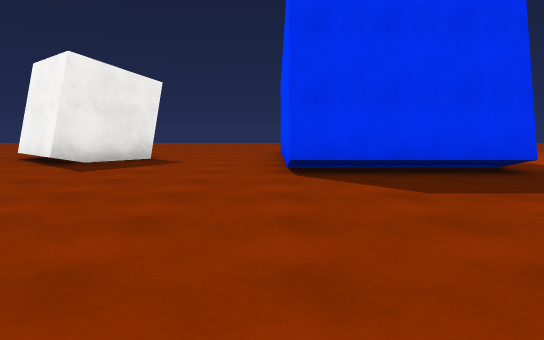
[1] (above)

24 first-person views from a walk through a scene from a Unity 3-D project. The camera is 1.2 m above the floor, tilts 6° down and sees 70° across. The floor is counted in squares, 2 m on a side. Each view is taken from the middle of a square. On the plan, view 1 faces up. The plan holds only what a view shows up to about 11 squares ahead; the rest is blank. The place goes on beyond the plan. Surface patterns are stand-ins for the level's own textures.

[2]
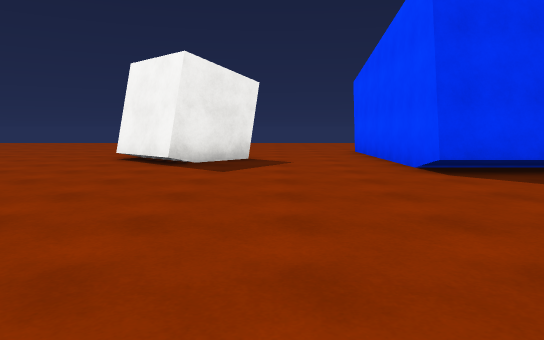

[3]
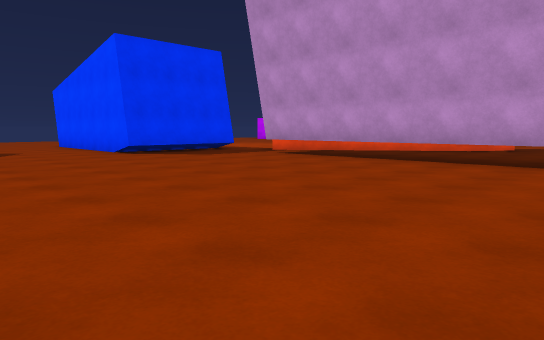

[4]
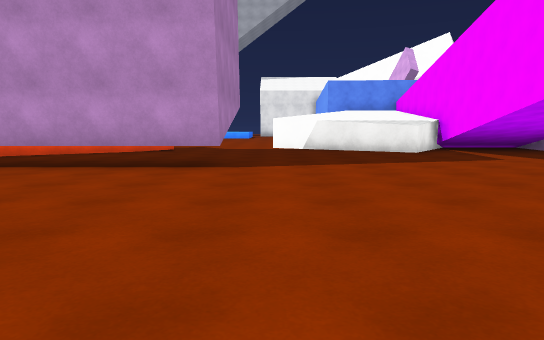

[5]
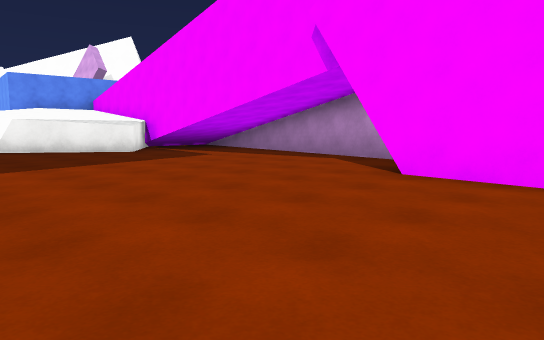

[6]
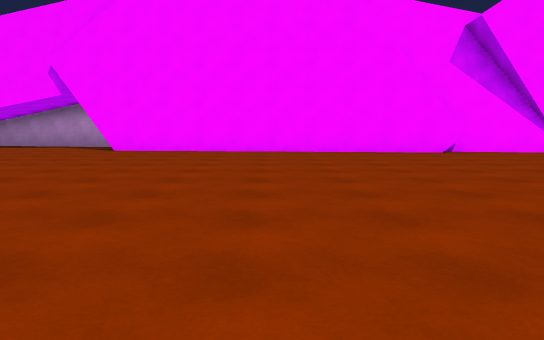

[7]
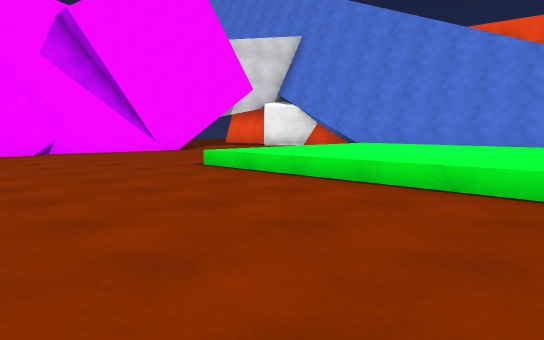

[8]
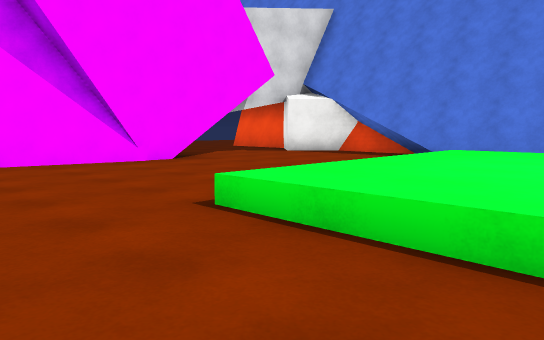

[9]
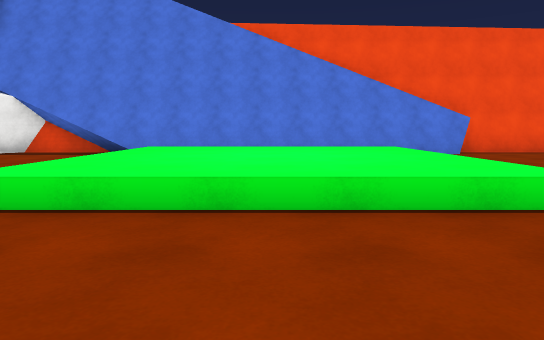

[10]
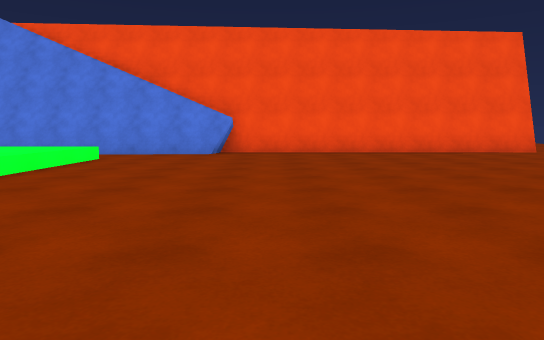

[11]
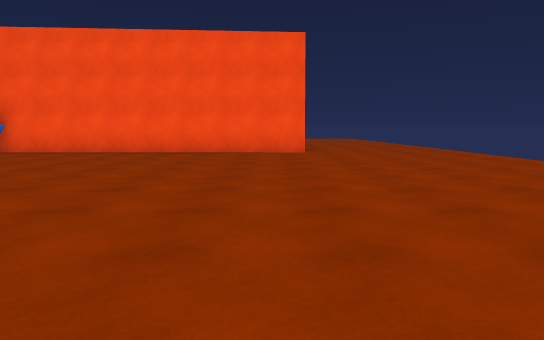

[12]
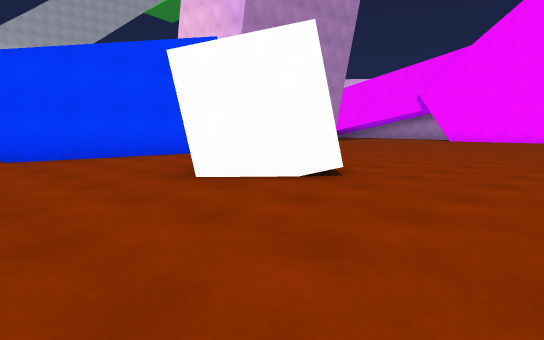

[13]
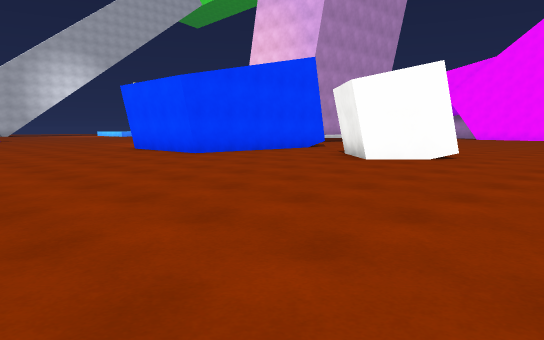

[14]
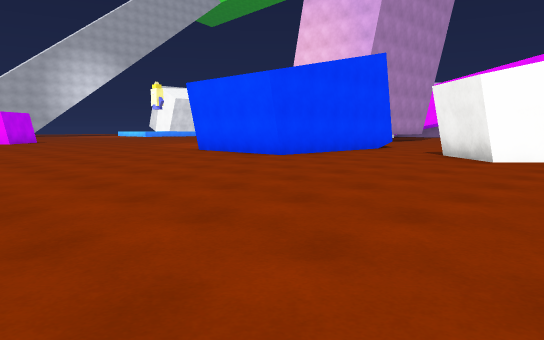

[15]
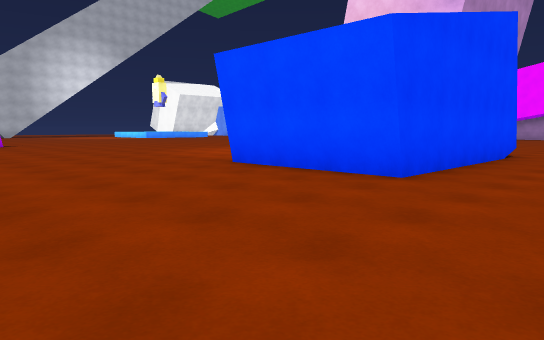

[16]
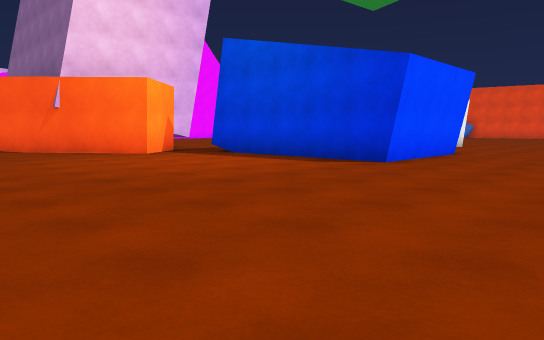

[17]
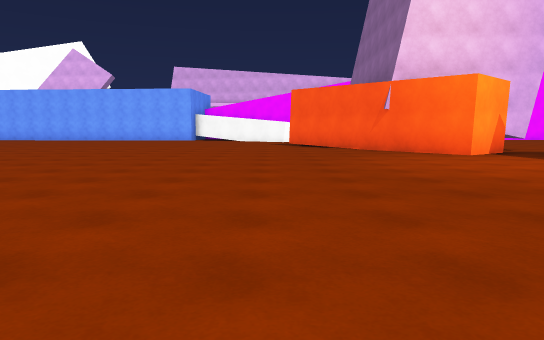

[18]
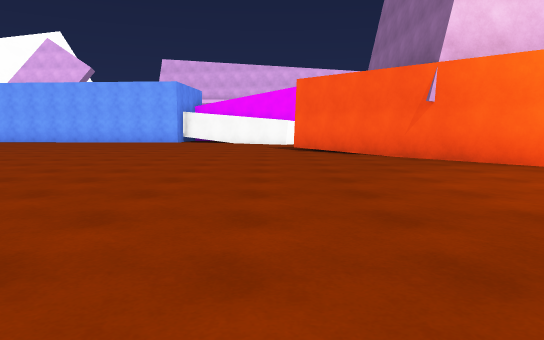

[19]
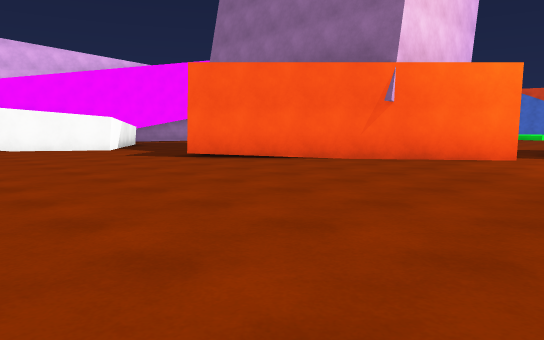

[20]
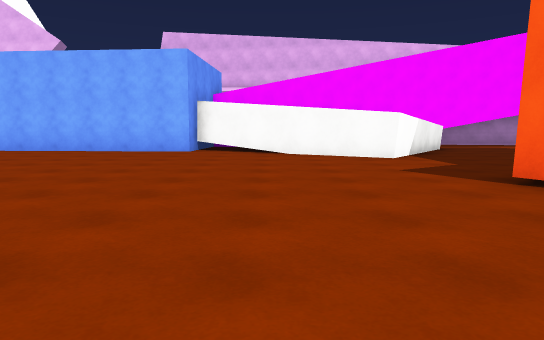

[21]
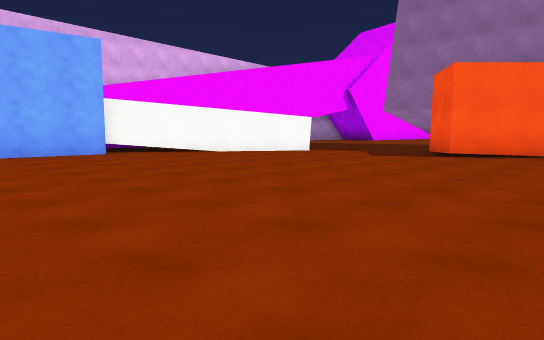

[22]
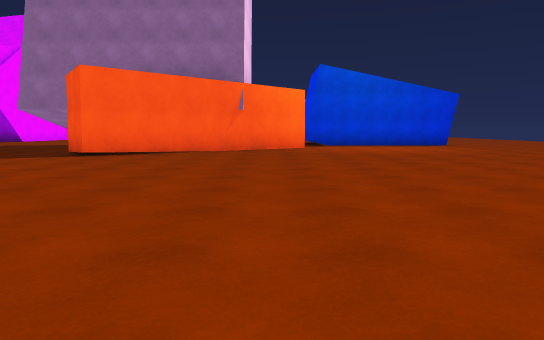

[23]
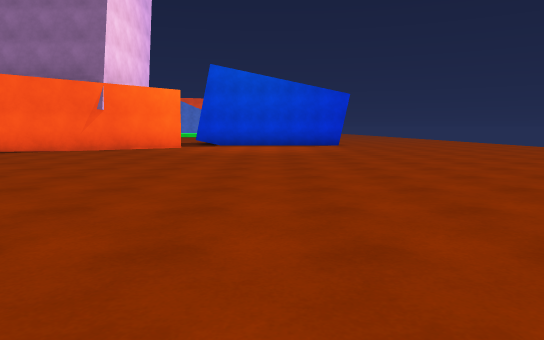

[24]
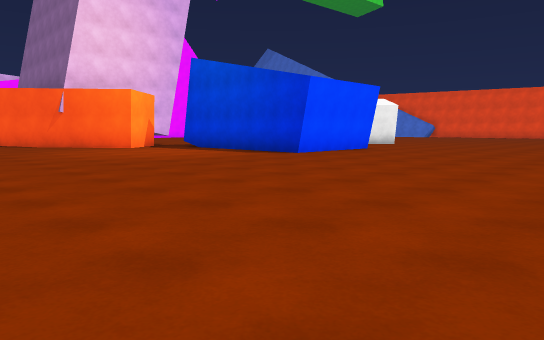

### Floor plan
Key: @ floor where view 1 was taken; # wall or solid block; . main floor; : floor 0.5 m higher than the main floor; / step, stairs or slope; ^ raised ledge; T thing the floor can be seen under or through.
Columns run from 19 left of view 1 to 18 right of it. Each row starts with its distance up from view 1.
 17 .....        ....          ....
 16 .......    ....................
 15 ........   ....................
 14 .......... ....................
 13 #..............................
 12 ##...............................
 11  #................................
 10  #..................###.............
  9  #......   ....#....###..............
  8  #........ ...###...###...............
  7  #......... ...#....###..............
  6  #..................###.............
  5  #......... ............#............
  4  #........  ...........###............
  3  #....................## ##...........
  2  #./::::/.............#  ##...........
  1  #//::::/.............T  .##..........
  0  #//::::/..........@..T  .###.........
 -1  #//::::/.............T  ..#.........
 -2  #//::::/.............T  ............
 -3  #      ..............TTT............
 -4  #....................................
 -5  #..........................###.......
 -6  #.........................^^ ##......
 -7  ##..###.##................^^  #######
 -8    ..  #############......^^
 -9                     .....###
-10                     .....###

Positions as (right, up) in squares from view 1, and headings:
1: (0, 0), facing up
2: (-2, 0), facing up
3: (-4, -4), facing up-right
4: (-3, -4), facing right
5: (-3, -3), facing down-right
6: (-5, 3), facing down
7: (-7, 3), facing down-left
8: (-9, 0), facing down-left
9: (-8, 0), facing left
10: (-8, 6), facing left
11: (-8, 12), facing left
12: (-8, 12), facing down-right
13: (-8, 16), facing down-right
14: (-6, 17), facing down-right
15: (-2, 15), facing down-right
16: (10, 14), facing down-left
17: (10, 14), facing down
18: (10, 11), facing down
19: (14, 7), facing down-left
20: (12, 4), facing down
21: (18, 3), facing down-left
22: (18, 4), facing left
23: (18, 8), facing left
24: (11, 17), facing down-left
